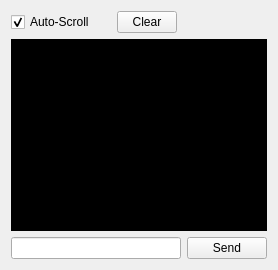
            <widget class="QWidget" name="TelemetryConsole">
             <property name="enabled">
              <bool>true</bool>
             </property>
             <attribute name="title">
              <string>Telemetry</string>
             </attribute>
             <layout class="QVBoxLayout" name="verticalLayout_7">
              <item>
               <layout class="QHBoxLayout" name="horizontalLayout_11">
                <item>
                 <widget class="QCheckBox" name="TCBAutoScroll">
                  <property name="minimumSize">
                   <size>
                    <width>100</width>
                    <height>0</height>
                   </size>
                  </property>
                  <property name="maximumSize">
                   <size>
                    <width>100</width>
                    <height>16777215</height>
                   </size>
                  </property>
                  <property name="text">
                   <string>Auto-Scroll</string>
                  </property>
                  <property name="checked">
                   <bool>true</bool>
                  </property>
                 </widget>
                </item>
                <item>
                 <widget class="QPushButton" name="TConsoleClear">
                  <property name="minimumSize">
                   <size>
                    <width>60</width>
                    <height>0</height>
                   </size>
                  </property>
                  <property name="maximumSize">
                   <size>
                    <width>60</width>
                    <height>16777215</height>
                   </size>
                  </property>
                  <property name="text">
                   <string>Clear</string>
                  </property>
                 </widget>
                </item>
                <item>
                 <spacer name="horizontalSpacer_2">
                  <property name="orientation">
                   <enum>Qt::Horizontal</enum>
                  </property>
                  <property name="sizeHint" stdset="0">
                   <size>
                    <width>40</width>
                    <height>20</height>
                   </size>
                  </property>
                 </spacer>
                </item>
               </layout>
              </item>
              <item>
               <widget class="QTextBrowser" name="TConsoleTextBrowser">
                <property name="styleSheet">
                 <string notr="true">QTextBrowser {
	background-color: #000000;
	color: #ffffff;
}</string>
                </property>
                <property name="textInteractionFlags">
                 <set>Qt::NoTextInteraction</set>
                </property>
               </widget>
              </item>
              <item>
               <layout class="QHBoxLayout" name="horizontalLayout_3">
                <item>
                 <widget class="QLineEdit" name="TConsoleMessage"/>
                </item>
                <item>
                 <widget class="QPushButton" name="TCBSend">
                  <property name="text">
                   <string>Send</string>
                  </property>
                 </widget>
                </item>
               </layout>
              </item>
             </layout>
            </widget>
